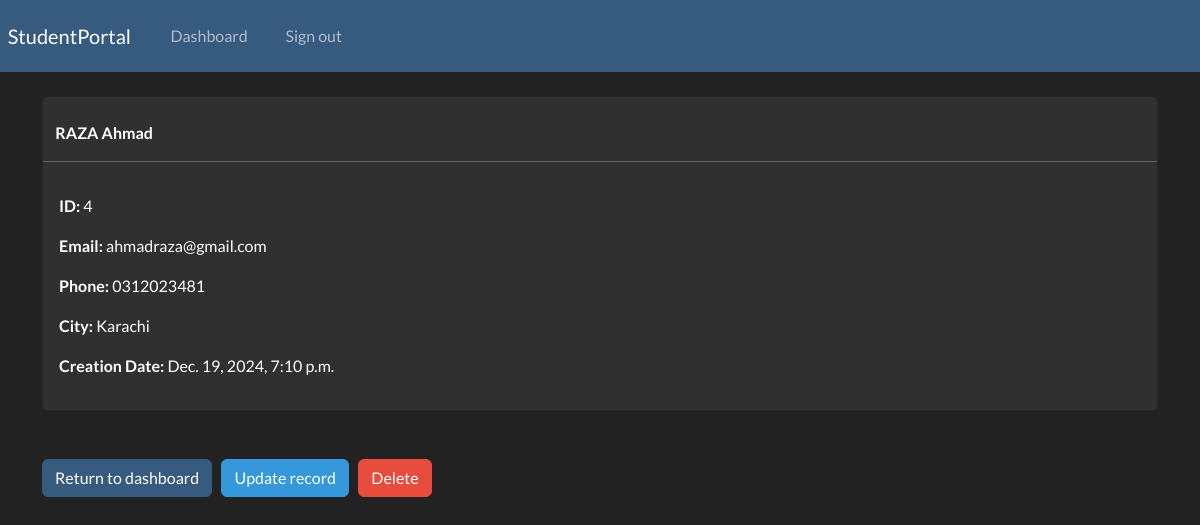
The app's page /record/4 (signed in) with its own data.
### registration/models.py (models this page shows, shortened)
class Record(models.Model):
    creation_date = models.DateTimeField(auto_now_add=True)
    first_name = models.CharField(max_length=100)
    last_name = models.CharField(max_length=100)
    email = models.CharField(max_length=255)
    phone = models.CharField(max_length=20)
    city= models.CharField(max_length=100)

### registration/views.py (the view)
# urls.py: path('record/<int:pk>', views.singular_record, name="record"),
@login_required(login_url='my-login')
def singular_record(request, pk):
    all_records = Record.objects.get(id=pk)
    context= {'record': all_records}
    return render(request, 'registration/view-record.html', context=context)

### registration/templates/registration/view-record.html (shortened to what this page needs)
{% extends 'registration/base.html' %}
{% block content %}
    <div class="card">
        <strong>
            <br>
          {{record.first_name|upper}}
          {{record.last_name}}
            <br>
            <hr>
        </strong>
        <div class="card-body">
            <p><strong> ID: </strong> {{record.id}} </p>
            <p><strong> Email: </strong> {{record.email}} </p>
            <p><strong> Phone: </strong> {{record.phone}} </p>
            <p><strong> City: </strong> {{record.city}} </p>
            <p><strong> Creation Date: </strong> {{record.creation_date}} </p>
        </div>
    </div>
    <br>
    <br>
    <a href="{% url 'dashboard' %}" class="btn btn-primary"> Return to dashboard </a>
    <a href="{% url 'update-record' record.id %}" class="btn btn-info"> Update record </a>
    <a href="{% url 'delete-record' record.id %}" class="btn btn-danger"> Delete </a>
{% endblock %}

### records on screen
Record: first_name "RAZA", last_name "Ahmad", id "4", email "ahmadraza@gmail.com", phone "0312023481", city "Karachi", creation_date "Dec. 19, 2024, 7:10 p.m."
